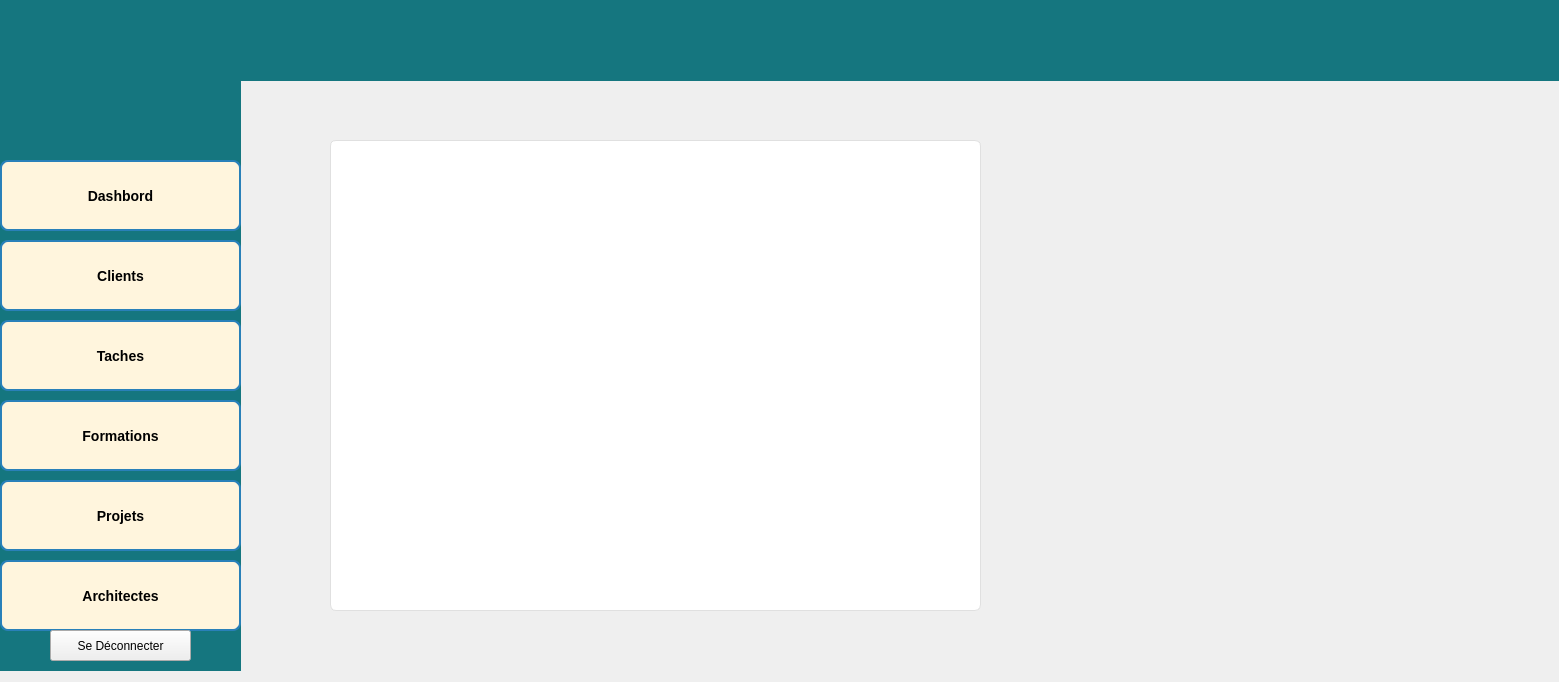
<?xml version="1.0" encoding="UTF-8"?>
<ui version="4.0">
 <class>dashbord</class>
 <widget class="QDialog" name="dashbord">
  <property name="geometry">
   <rect>
    <x>0</x>
    <y>0</y>
    <width>1559</width>
    <height>682</height>
   </rect>
  </property>
  <property name="windowTitle">
   <string>Dialog</string>
  </property>
  <widget class="QLabel" name="label">
   <property name="geometry">
    <rect>
     <x>0</x>
     <y>0</y>
     <width>1581</width>
     <height>81</height>
    </rect>
   </property>
   <property name="styleSheet">
    <string notr="true">background-color: rgb(21, 118, 127);</string>
   </property>
   <property name="text">
    <string/>
   </property>
  </widget>
  <widget class="QLabel" name="label_2">
   <property name="geometry">
    <rect>
     <x>0</x>
     <y>80</y>
     <width>241</width>
     <height>591</height>
    </rect>
   </property>
   <property name="styleSheet">
    <string notr="true">background-color: rgb(21, 118, 127);</string>
   </property>
   <property name="text">
    <string/>
   </property>
  </widget>
  <widget class="QLabel" name="label_3">
   <property name="geometry">
    <rect>
     <x>-170</x>
     <y>-90</y>
     <width>581</width>
     <height>341</height>
    </rect>
   </property>
   <property name="styleSheet">
    <string notr="true">image: url(:/res/10.jpeg);
image: url(:/res/989.png);</string>
   </property>
   <property name="text">
    <string/>
   </property>
  </widget>
  <widget class="QPushButton" name="pushButton_6">
   <property name="geometry">
    <rect>
     <x>0</x>
     <y>160</y>
     <width>241</width>
     <height>71</height>
    </rect>
   </property>
   <property name="styleSheet">
    <string notr="true">QPushButton {
   background-color: rgb(255, 245, 221);
    color: Black;
    font-size: 14px;
    font-weight: bold;
    border: 2px solid #2980b9;
    border-radius: 8px;
    padding: 8px 15px;
    transition: all 0.3s ease-in-out;
}

QPushButton:hover {
    background-color: #2980b9; /* Bleu plus foncé au survol */
    border: 2px solid #1f618d;
}

QPushButton:pressed {
    background-color: #1f618d; /* Bleu encore plus foncé au clic */
    border: 2px solid #154360;
}


</string>
   </property>
   <property name="text">
    <string>Dashbord</string>
   </property>
  </widget>
  <widget class="QPushButton" name="pushButton_2">
   <property name="geometry">
    <rect>
     <x>0</x>
     <y>240</y>
     <width>241</width>
     <height>71</height>
    </rect>
   </property>
   <property name="styleSheet">
    <string notr="true">QPushButton {
   background-color: rgb(255, 245, 221);
    color: Black;
    font-size: 14px;
    font-weight: bold;
    border: 2px solid #2980b9;
    border-radius: 8px;
    padding: 8px 15px;
    transition: all 0.3s ease-in-out;
}

QPushButton:hover {
    background-color: #2980b9; /* Bleu plus foncé au survol */
    border: 2px solid #1f618d;
}

QPushButton:pressed {
    background-color: #1f618d; /* Bleu encore plus foncé au clic */
    border: 2px solid #154360;
}


</string>
   </property>
   <property name="text">
    <string>Clients</string>
   </property>
  </widget>
  <widget class="QPushButton" name="pushButton_3">
   <property name="geometry">
    <rect>
     <x>0</x>
     <y>320</y>
     <width>241</width>
     <height>71</height>
    </rect>
   </property>
   <property name="styleSheet">
    <string notr="true">QPushButton {
   background-color: rgb(255, 245, 221);
    color: Black;
    font-size: 14px;
    font-weight: bold;
    border: 2px solid #2980b9;
    border-radius: 8px;
    padding: 8px 15px;
    transition: all 0.3s ease-in-out;
}

QPushButton:hover {
    background-color: #2980b9; /* Bleu plus foncé au survol */
    border: 2px solid #1f618d;
}

QPushButton:pressed {
    background-color: #1f618d; /* Bleu encore plus foncé au clic */
    border: 2px solid #154360;
}


</string>
   </property>
   <property name="text">
    <string>Taches</string>
   </property>
  </widget>
  <widget class="QPushButton" name="anuule">
   <property name="geometry">
    <rect>
     <x>0</x>
     <y>400</y>
     <width>241</width>
     <height>71</height>
    </rect>
   </property>
   <property name="styleSheet">
    <string notr="true">QPushButton {
   background-color: rgb(255, 245, 221);
    color: Black;
    font-size: 14px;
    font-weight: bold;
    border: 2px solid #2980b9;
    border-radius: 8px;
    padding: 8px 15px;
    transition: all 0.3s ease-in-out;
}

QPushButton:hover {
    background-color: #2980b9; /* Bleu plus foncé au survol */
    border: 2px solid #1f618d;
}

QPushButton:pressed {
    background-color: #1f618d; /* Bleu encore plus foncé au clic */
    border: 2px solid #154360;
}


</string>
   </property>
   <property name="text">
    <string>Formations</string>
   </property>
  </widget>
  <widget class="QPushButton" name="pushButton_5">
   <property name="geometry">
    <rect>
     <x>0</x>
     <y>480</y>
     <width>241</width>
     <height>71</height>
    </rect>
   </property>
   <property name="styleSheet">
    <string notr="true">QPushButton {
   background-color: rgb(255, 245, 221);
    color: Black;
    font-size: 14px;
    font-weight: bold;
    border: 2px solid #2980b9;
    border-radius: 8px;
    padding: 8px 15px;
    transition: all 0.3s ease-in-out;
}

QPushButton:hover {
    background-color: #2980b9; /* Bleu plus foncé au survol */
    border: 2px solid #1f618d;
}

QPushButton:pressed {
    background-color: #1f618d; /* Bleu encore plus foncé au clic */
    border: 2px solid #154360;
}


</string>
   </property>
   <property name="text">
    <string>Projets</string>
   </property>
  </widget>
  <widget class="QPushButton" name="pushButton_7">
   <property name="geometry">
    <rect>
     <x>0</x>
     <y>560</y>
     <width>241</width>
     <height>71</height>
    </rect>
   </property>
   <property name="styleSheet">
    <string notr="true">QPushButton {
   background-color: rgb(255, 245, 221);
    color: Black;
    font-size: 14px;
    font-weight: bold;
    border: 2px solid #2980b9;
    border-radius: 8px;
    padding: 8px 15px;
    transition: all 0.3s ease-in-out;
}

QPushButton:hover {
    background-color: #2980b9; /* Bleu plus foncé au survol */
    border: 2px solid #1f618d;
}

QPushButton:pressed {
    background-color: #1f618d; /* Bleu encore plus foncé au clic */
    border: 2px solid #154360;
}


</string>
   </property>
   <property name="text">
    <string>Architectes</string>
   </property>
  </widget>
  <widget class="QLabel" name="label_15">
   <property name="geometry">
    <rect>
     <x>20</x>
     <y>180</y>
     <width>41</width>
     <height>31</height>
    </rect>
   </property>
   <property name="styleSheet">
    <string notr="true">image: url(:/res/16854774.png);</string>
   </property>
   <property name="text">
    <string/>
   </property>
  </widget>
  <widget class="QLabel" name="label_11">
   <property name="geometry">
    <rect>
     <x>20</x>
     <y>260</y>
     <width>41</width>
     <height>31</height>
    </rect>
   </property>
   <property name="styleSheet">
    <string notr="true">image: url(:/res/7891470.png);</string>
   </property>
   <property name="text">
    <string/>
   </property>
  </widget>
  <widget class="QLabel" name="label_13">
   <property name="geometry">
    <rect>
     <x>20</x>
     <y>340</y>
     <width>41</width>
     <height>31</height>
    </rect>
   </property>
   <property name="styleSheet">
    <string notr="true">image: url(:/res/33.png);</string>
   </property>
   <property name="text">
    <string/>
   </property>
  </widget>
  <widget class="QLabel" name="label_12">
   <property name="geometry">
    <rect>
     <x>30</x>
     <y>420</y>
     <width>31</width>
     <height>31</height>
    </rect>
   </property>
   <property name="styleSheet">
    <string notr="true">
border-image: url(:/res/12214354.png);</string>
   </property>
   <property name="text">
    <string/>
   </property>
  </widget>
  <widget class="QLabel" name="label_14">
   <property name="geometry">
    <rect>
     <x>20</x>
     <y>500</y>
     <width>41</width>
     <height>31</height>
    </rect>
   </property>
   <property name="styleSheet">
    <string notr="true">image: url(:/res/2942499.png);</string>
   </property>
   <property name="text">
    <string/>
   </property>
  </widget>
  <widget class="QLabel" name="label_22">
   <property name="geometry">
    <rect>
     <x>30</x>
     <y>580</y>
     <width>31</width>
     <height>31</height>
    </rect>
   </property>
   <property name="styleSheet">
    <string notr="true">image: url(:/res/777.png);</string>
   </property>
   <property name="text">
    <string/>
   </property>
  </widget>
  <widget class="QPushButton" name="btnAjouter_2">
   <property name="geometry">
    <rect>
     <x>50</x>
     <y>630</y>
     <width>141</width>
     <height>31</height>
    </rect>
   </property>
   <property name="styleSheet">
    <string notr="true">#btnAjouter_2 {
   background-color: rgb(21, 118, 127);
    color: white;
    font-size: 14px;
    font-weight: bold;
    border: 2px solid #219150;
    border-radius: 8px;
    padding: 8px 15px;
    transition: all 0.3s ease-in-out;QPushButton {
    background-color: #27ae60; /* Vert moderne */
    color: white;
    font-size: 14px;
    font-weight: bold;
    border: 2px solid #219150;
    border-radius: 8px;
    padding: 8px 15px;
    transition: all 0.3s ease-in-out;
}

/* Effet au survol */
QPushButton:hover {
    background-color: #219150;
    border: 2px solid #1e8449;
}

/* Effet au clic */
QPushButton:pressed {
    background-color: #1e8449;
    border: 2px solid #166735;
}

}

/* Effet au survol */
#btnAjouter_2:hover {
    background-color: #219150; /* Vert plus foncé */
    border: 2px solid #1e8449;
}

/* Effet au clic */
#btnAjouter_2:pressed {
    background-color: #1e8449; /* Vert encore plus foncé */
    border: 2px solid #166735;
}
</string>
   </property>
   <property name="text">
    <string>Se Déconnecter</string>
   </property>
  </widget>
  <widget class="QLabel" name="label_10">
   <property name="geometry">
    <rect>
     <x>1460</x>
     <y>10</y>
     <width>91</width>
     <height>51</height>
    </rect>
   </property>
   <property name="styleSheet">
    <string notr="true">image: url(:/res/98.png);</string>
   </property>
   <property name="text">
    <string/>
   </property>
  </widget>
  <widget class="QTableWidget" name="tableView">
   <property name="geometry">
    <rect>
     <x>330</x>
     <y>140</y>
     <width>651</width>
     <height>471</height>
    </rect>
   </property>
   <property name="styleSheet">
    <string notr="true">/* Style de base pour le tableau */
#tableView {
    background-color: #ffffff;
    border: 1px solid #e0e0e0;
    border-radius: 6px;
    alternate-background-color: #f8f9fa;
    gridline-color: #e0e0e0;
    font-family: &quot;Segoe UI&quot;, Arial;
    font-size: 12px;
}

/* Style des cellules */
#tableView::item {
    padding: 8px;
    border-bottom: 1px solid #f0f0f0;
}

/* Style des en-têtes */
#tableView QHeaderView::section {
    background-color: #495057;
    color: white;
    padding: 8px;
    border: none;
    font-weight: 500;
}

/* Style de sélection */
#tableView::item:selected {
    background-color: #e2f0fd;
    color: #212529;
}

/* Style des barres de défilement */
#tableView QScrollBar:vertical {
    width: 8px;
    background: transparent;
}

#tableView QScrollBar::handle:vertical {
    background: #adb5bd;
    border-radius: 4px;
}</string>
   </property>
  </widget>
 </widget>
 <resources/>
 <connections/>
</ui>
